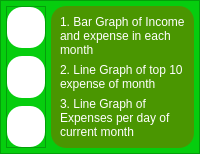
            <widget class="QWidget" name="page_7">
             <property name="styleSheet">
              <string notr="true">background-color: rgb(237, 237, 253);</string>
             </property>
             <layout class="QVBoxLayout" name="verticalLayout_38">
              <property name="spacing">
               <number>0</number>
              </property>
              <property name="leftMargin">
               <number>0</number>
              </property>
              <property name="topMargin">
               <number>0</number>
              </property>
              <property name="rightMargin">
               <number>0</number>
              </property>
              <property name="bottomMargin">
               <number>0</number>
              </property>
              <item>
               <widget class="QFrame" name="graph_mainpage">
                <property name="styleSheet">
                 <string notr="true">background-color: rgb(6, 205, 14);</string>
                </property>
                <property name="frameShape">
                 <enum>QFrame::StyledPanel</enum>
                </property>
                <property name="frameShadow">
                 <enum>QFrame::Raised</enum>
                </property>
                <layout class="QHBoxLayout" name="horizontalLayout_22">
                 <property name="spacing">
                  <number>5</number>
                 </property>
                 <property name="leftMargin">
                  <number>5</number>
                 </property>
                 <property name="topMargin">
                  <number>5</number>
                 </property>
                 <property name="rightMargin">
                  <number>5</number>
                 </property>
                 <property name="bottomMargin">
                  <number>5</number>
                 </property>
                 <item>
                  <widget class="QFrame" name="frame_20">
                   <property name="frameShape">
                    <enum>QFrame::StyledPanel</enum>
                   </property>
                   <property name="frameShadow">
                    <enum>QFrame::Raised</enum>
                   </property>
                   <layout class="QVBoxLayout" name="verticalLayout_60">
                    <property name="spacing">
                     <number>8</number>
                    </property>
                    <property name="leftMargin">
                     <number>0</number>
                    </property>
                    <property name="topMargin">
                     <number>0</number>
                    </property>
                    <property name="rightMargin">
                     <number>0</number>
                    </property>
                    <property name="bottomMargin">
                     <number>0</number>
                    </property>
                    <item>
                     <widget class="QFrame" name="ie_per_month">
                      <property name="styleSheet">
                       <string notr="true">background-color: rgb(255, 255, 255);
border-radius:15px;</string>
                      </property>
                      <property name="frameShape">
                       <enum>QFrame::StyledPanel</enum>
                      </property>
                      <property name="frameShadow">
                       <enum>QFrame::Raised</enum>
                      </property>
                     </widget>
                    </item>
                    <item>
                     <widget class="QFrame" name="e_break">
                      <property name="styleSheet">
                       <string notr="true">background-color: rgb(255, 255, 255);
border-radius:15px;</string>
                      </property>
                      <property name="frameShape">
                       <enum>QFrame::StyledPanel</enum>
                      </property>
                      <property name="frameShadow">
                       <enum>QFrame::Raised</enum>
                      </property>
                     </widget>
                    </item>
                    <item>
                     <widget class="QFrame" name="net_worth">
                      <property name="styleSheet">
                       <string notr="true">background-color: rgb(255, 255, 255);
border-radius:15px;</string>
                      </property>
                      <property name="frameShape">
                       <enum>QFrame::StyledPanel</enum>
                      </property>
                      <property name="frameShadow">
                       <enum>QFrame::Raised</enum>
                      </property>
                     </widget>
                    </item>
                   </layout>
                  </widget>
                 </item>
                 <item>
                  <widget class="QFrame" name="graf_info">
                   <property name="maximumSize">
                    <size>
                     <width>150</width>
                     <height>16777215</height>
                    </size>
                   </property>
                   <property name="styleSheet">
                    <string notr="true">background-color: rgb(74, 150, 1);
color: rgb(255, 255, 255);
border-radius:15px;</string>
                   </property>
                   <property name="frameShape">
                    <enum>QFrame::StyledPanel</enum>
                   </property>
                   <property name="frameShadow">
                    <enum>QFrame::Raised</enum>
                   </property>
                   <layout class="QVBoxLayout" name="verticalLayout_61">
                    <item>
                     <widget class="QLabel" name="label_42">
                      <property name="styleSheet">
                       <string notr="true">font:  11pt &quot;Georgia&quot;;</string>
                      </property>
                      <property name="text">
                       <string>1. Bar Graph of Income and expense in each month</string>
                      </property>
                      <property name="scaledContents">
                       <bool>false</bool>
                      </property>
                      <property name="wordWrap">
                       <bool>true</bool>
                      </property>
                     </widget>
                    </item>
                    <item>
                     <widget class="QLabel" name="label_43">
                      <property name="styleSheet">
                       <string notr="true">font:  11pt &quot;Georgia&quot;;</string>
                      </property>
                      <property name="text">
                       <string>2. Line Graph of top 10 expense of month</string>
                      </property>
                      <property name="scaledContents">
                       <bool>false</bool>
                      </property>
                      <property name="wordWrap">
                       <bool>true</bool>
                      </property>
                     </widget>
                    </item>
                    <item>
                     <widget class="QLabel" name="label_44">
                      <property name="styleSheet">
                       <string notr="true">font:  11pt &quot;Georgia&quot;;</string>
                      </property>
                      <property name="text">
                       <string>3. Line Graph of Expenses per day of current month </string>
                      </property>
                      <property name="scaledContents">
                       <bool>false</bool>
                      </property>
                      <property name="wordWrap">
                       <bool>true</bool>
                      </property>
                     </widget>
                    </item>
                   </layout>
                  </widget>
                 </item>
                </layout>
               </widget>
              </item>
             </layout>
            </widget>
